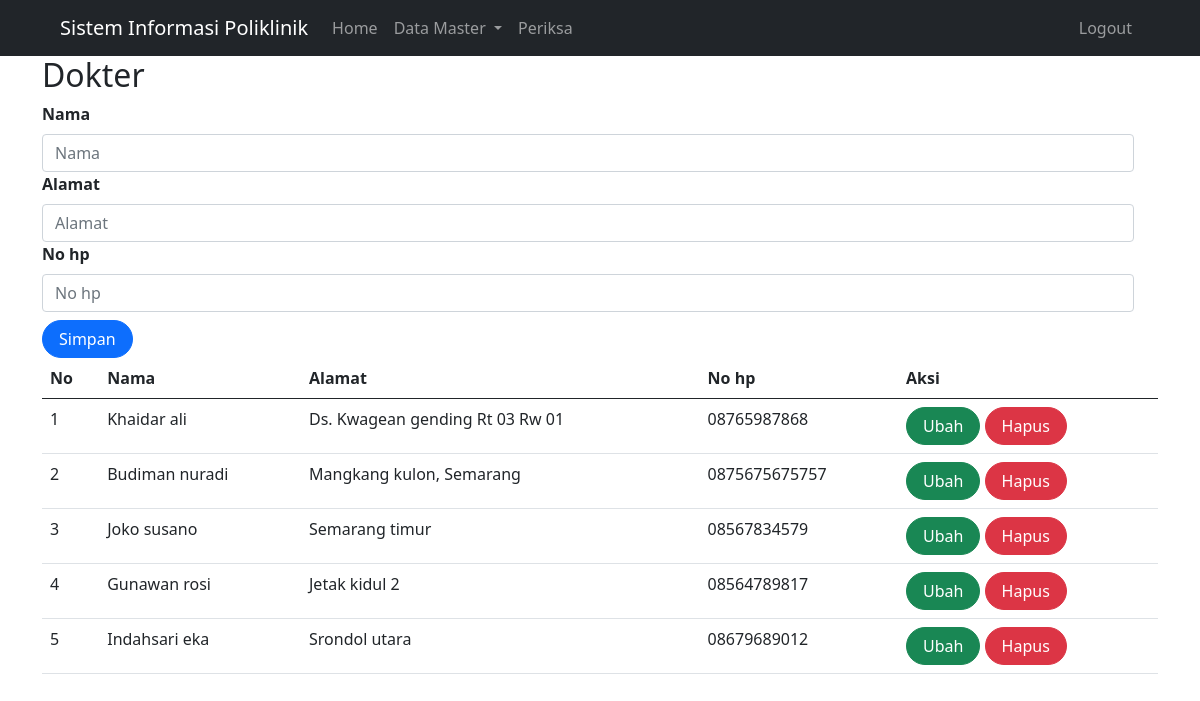
Page /index.php?page=dokter (signed in) on the earlier database version.
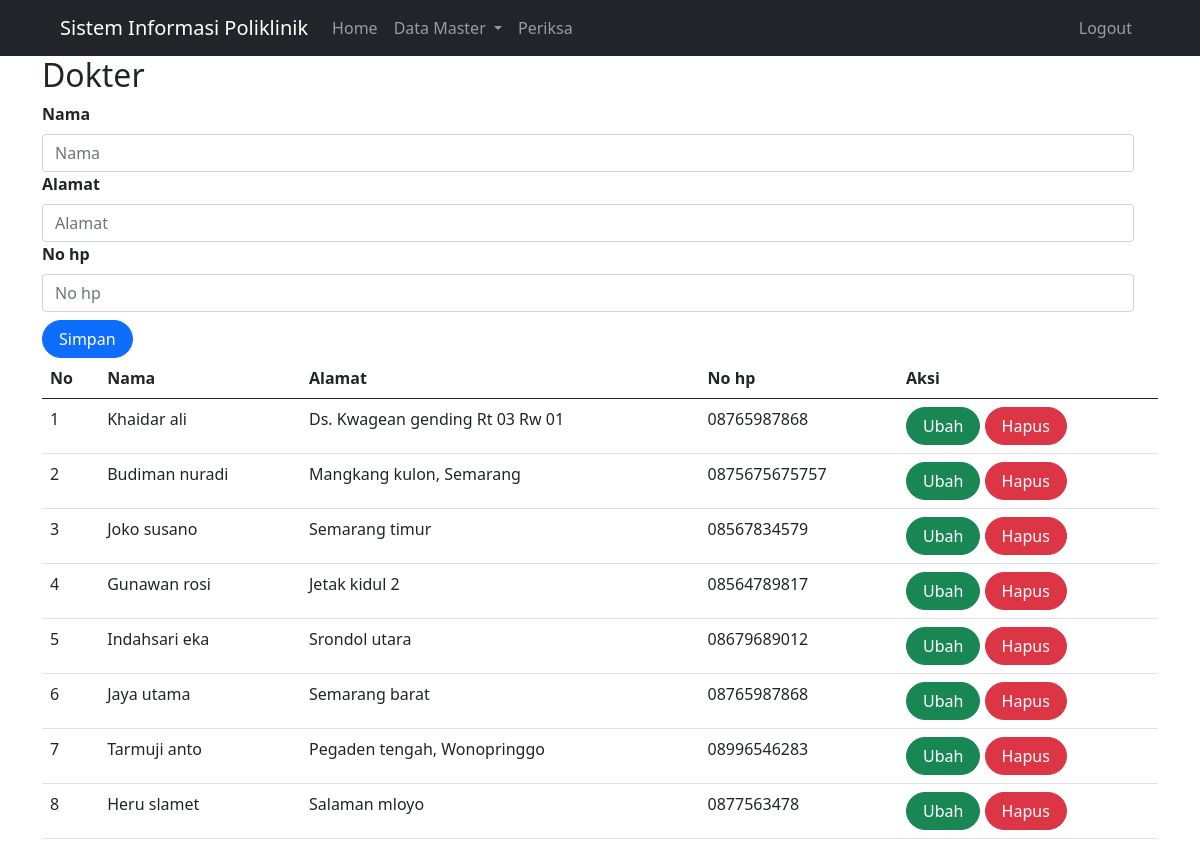
Same page on the later database version.
### tables this page shows
CREATE TABLE `dokter` (
  `id` int(10) NOT NULL,
  `nama` varchar(255) DEFAULT NULL,
  `alamat` varchar(255) DEFAULT NULL,
  `no_hp` varchar(50) DEFAULT NULL
);

### dokter.php (the view, shortened to what this page needs)
<?php
include('./koneksi.php'); ?>
<form class="form row" method="POST" action="" name="myForm" onsubmit="return(validate());">
     <?php
     $nama = '';
     $alamat = '';
     $no_hp = '';
     ?>
     <div class="row">
          <div class="col-sm-12">
               <label for="nama" class="form-label fw-bold">
                    Nama
               </label>
               <input type="text" class="form-control" name="nama" id="nama" placeholder="Nama" value="<?php echo $nama ?>">
          </div>
          <div class="col-sm-12">
               <label for="alamat" class="form-label fw-bold">
                    Alamat
               </label>
               <input type="text" class="form-control" name="alamat" id="alamat" placeholder="Alamat" value="<?php echo $alamat ?>">
          </div>
          <div class="col-sm-12 mb-2">
               <label for="no_hp" class="form-label fw-bold">
                    No hp
               </label>
               <input type="text" class="form-control" name="no_hp" id="no_hp" placeholder="No hp" value="<?php echo $no_hp ?>">
          </div>
          <div class="col">
               <button type="submit" class="btn btn-primary rounded-pill px-3" name="simpan">Simpan</button>
          </div>
     </div>
</form>
<?php
$result = mysqli_query($mysqli, "SELECT * FROM dokter");
$no = 1;
?>
<table class="table table-hover">
     <thead>
          <tr>
               <th scope="col">No</th>
               <th scope="col">Nama</th>
               <th scope="col">Alamat</th>
               <th scope="col">No hp</th>
               <th scope="col">Aksi</th>
          </tr>
     </thead>
     <tbody>
          <?php
          while ($data = mysqli_fetch_array($result)) {
          ?>
               <tr>
                    <td><?php echo $no++ ?></td>
                    <td><?php echo $data['nama'] ?></td>
                    <td><?php echo $data['alamat'] ?></td>
                    <td><?php echo $data['no_hp'] ?></td>
                    <td>
                         <a class="btn btn-success rounded-pill px-3" href="index.php?page=dokter&id=<?php echo $data['id'] ?>">Ubah</a>
                         <a class="btn btn-danger rounded-pill px-3" href="index.php?page=dokter&id=<?php echo $data['id'] ?>&aksi=hapus">Hapus</a>
                    </td>
               </tr>
          <?php
          }
          ?>
     </tbody>
</table>

Differences in the rows shown:
added dokter: nama "Jaya utama", alamat "Semarang barat", no_hp "08765987868"
added dokter: nama "Tarmuji anto", alamat "Pegaden tengah, Wonopringgo", no_hp "08996546283"
added dokter: nama "Heru slamet", alamat "Salaman mloyo", no_hp "0877563478"
